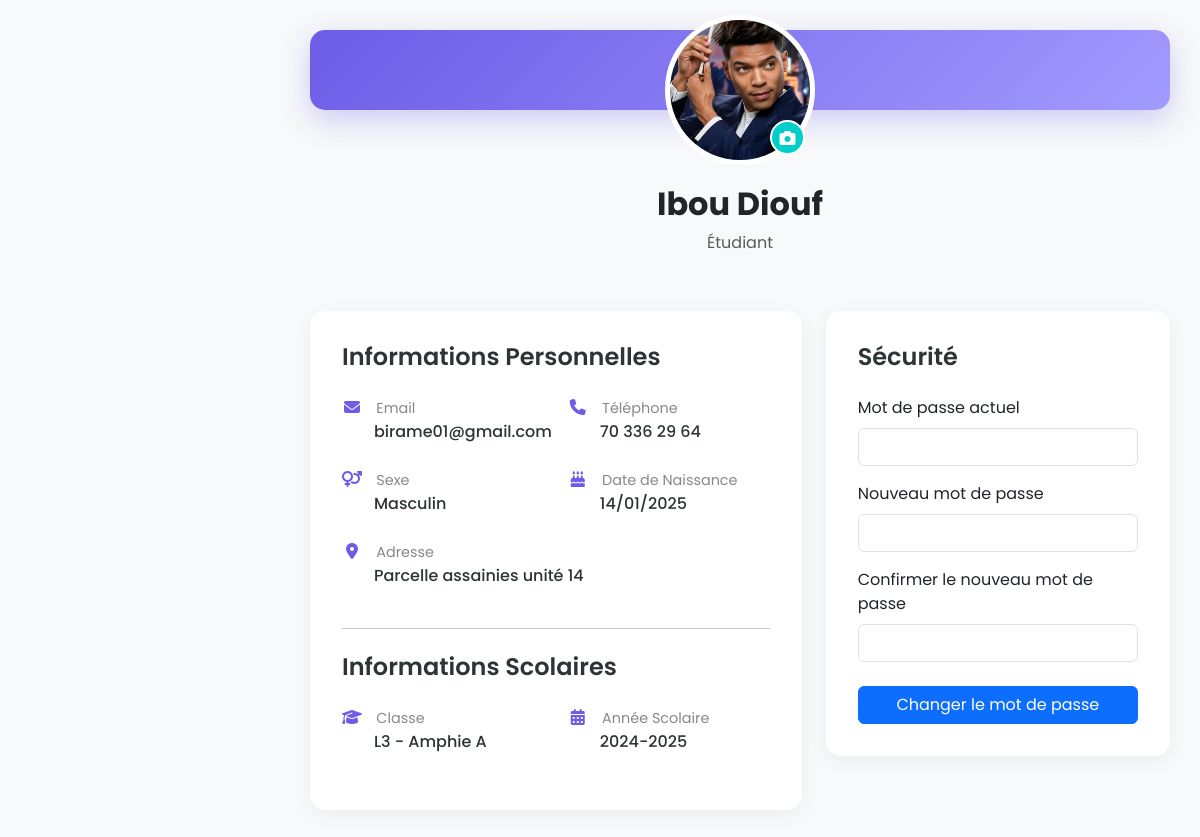
Screenshot of /etudiant/profiles.php (signed in) with the database file from the repository.
### tables this page shows
CREATE TABLE IF NOT EXISTS `utilisateurs` (
  `id` int NOT NULL AUTO_INCREMENT,
  `nom` varchar(50) NOT NULL,
  `prenom` varchar(50) DEFAULT NULL,
  `email` varchar(100) NOT NULL,
  `password` varchar(255) NOT NULL,
  `role` enum('admin','enseignant','etudiant') NOT NULL,
  `telephone` varchar(20) DEFAULT NULL,
  `adresse` text,
  `sexe` enum('M','F') DEFAULT NULL,
  `date_naissance` date DEFAULT NULL,
  `photo_profil` varchar(255) DEFAULT NULL,
  `specialite` varchar(100) DEFAULT NULL,
  `grade` varchar(50) DEFAULT NULL,
  `contrat` enum('titulaire','contractuel','vacataire') DEFAULT NULL,
  `groupe_sanguin` varchar(3) DEFAULT NULL,
  `statut` tinyint(1) DEFAULT '1',
  `created_at` datetime DEFAULT CURRENT_TIMESTAMP,
  `updated_at` datetime DEFAULT NULL ON UPDATE CURRENT_TIMESTAMP,
  PRIMARY KEY (`id`),
  UNIQUE KEY `email` (`email`)
);

CREATE TABLE IF NOT EXISTS `classes` (
  `id` int NOT NULL AUTO_INCREMENT,
  `nom` varchar(50) DEFAULT NULL,
  `niveau` varchar(50) DEFAULT NULL,
  `cycle_id` int DEFAULT NULL,
  `annee_id` int DEFAULT NULL,
  `responsable_id` int DEFAULT NULL,
  `capacite_max` int DEFAULT '30',
  PRIMARY KEY (`id`),
  KEY `cycle_id` (`cycle_id`),
  KEY `annee_id` (`annee_id`),
  KEY `responsable_id` (`responsable_id`)
);

CREATE TABLE IF NOT EXISTS `annees_scolaires` (
  `id` int NOT NULL AUTO_INCREMENT,
  `annee` varchar(20) NOT NULL,
  `date_debut` date DEFAULT NULL,
  `date_fin` date DEFAULT NULL,
  `statut` enum('planifie','en_cours','termine') DEFAULT 'planifie',
  PRIMARY KEY (`id`)
);

### etudiant/profiles.php (the view, shortened to what this page needs)
<?php
require_once '../config/db.php';
$etudiant_id = $_SESSION['user_id'];
try {
    $stmt = $pdo->prepare("
        SELECT u.*, c.nom AS classe_nom, c.niveau AS classe_niveau, a.annee AS annee_scolaire
        FROM utilisateurs u
        LEFT JOIN inscriptions i ON u.id = i.etudiant_id AND i.statut = 'actif'
        LEFT JOIN classes c ON i.classe_id = c.id
        LEFT JOIN annees_scolaires a ON i.annee_id = a.id AND a.statut = 'en_cours'
        WHERE u.id = ?
    ");
    $stmt->execute([$etudiant_id]);
    $etudiant = $stmt->fetch(PDO::FETCH_ASSOC);
} catch (PDOException $e) {
    die("Erreur de base de données : " . $e->getMessage());
}
?>
<!DOCTYPE html>
<html lang="fr">
<head>
    <link href="https://cdn.jsdelivr.net/npm/bootstrap@5.3.3/dist/css/bootstrap.min.css" rel="stylesheet">
    <link rel="stylesheet" href="https://cdnjs.cloudflare.com/ajax/libs/font-awesome/6.5.2/css/all.min.css">
</head>
<body>
    <main id="main-content">
        <div class="profile-picture-container">
            <img src="../<?= htmlspecialchars($etudiant['photo_profil'] ?? 'assets/img/profiles/default.png') ?>" alt="Photo de profil" class="profile-picture">
            <label for="photo_upload" class="upload-button"><i class="fas fa-camera"></i></label>
        </div>
        <div class="text-center">
            <h2 class="fw-bold"><?= htmlspecialchars($etudiant['prenom'] . ' ' . $etudiant['nom']) ?></h2>
            <p class="text-muted">Étudiant</p>
        </div>
        <div class="row mt-4">
            <div class="col-lg-7">
                <div class="profile-card">
                    <h4 class="section-title">Informations Personnelles</h4>
                    <div class="row">
                        <div class="col-md-6 info-group"><i class="fas fa-envelope"></i> <span class="info-label">Email</span><div class="info-value ps-4 ms-2"><?= htmlspecialchars($etudiant['email']) ?></div></div>
                        <div class="col-md-6 info-group"><i class="fas fa-phone"></i> <span class="info-label">Téléphone</span><div class="info-value ps-4 ms-2"><?= htmlspecialchars($etudiant['telephone'] ?? 'N/A') ?></div></div>
                        <div class="col-md-6 info-group"><i class="fas fa-venus-mars"></i> <span class="info-label">Sexe</span><div class="info-value ps-4 ms-2"><?= $etudiant['sexe'] === 'M' ? 'Masculin' : 'Féminin' ?></div></div>
                        <div class="col-md-6 info-group"><i class="fas fa-birthday-cake"></i> <span class="info-label">Date de Naissance</span><div class="info-value ps-4 ms-2"><?= date('d/m/Y', strtotime($etudiant['date_naissance'])) ?></div></div>
                        <div class="col-12 info-group"><i class="fas fa-map-marker-alt"></i> <span class="info-label">Adresse</span><div class="info-value ps-4 ms-2"><?= htmlspecialchars($etudiant['adresse'] ?? 'N/A') ?></div></div>
                    </div>
                     <hr>
                     <h4 class="section-title mt-4">Informations Scolaires</h4>
                     <div class="row">
                        <div class="col-md-6 info-group"><i class="fas fa-graduation-cap"></i> <span class="info-label">Classe</span><div class="info-value ps-4 ms-2"><?= htmlspecialchars($etudiant['classe_niveau'] . ' - ' . $etudiant['classe_nom'] ?? 'Non affecté') ?></div></div>
                        <div class="col-md-6 info-group"><i class="fas fa-calendar-alt"></i> <span class="info-label">Année Scolaire</span><div class="info-value ps-4 ms-2"><?= htmlspecialchars($etudiant['annee_scolaire'] ?? 'N/A') ?></div></div>
                    </div>
                </div>
            </div>
            <div class="col-lg-5">
                <div class="profile-card">
                    <h4 class="section-title">Sécurité</h4>
                    <form method="post">
                        <div class="mb-3">
                            <label for="current_password" class="form-label">Mot de passe actuel</label>
                            <input type="password" class="form-control" name="current_password" required>
                        </div>
                        <div class="mb-3">
                            <label for="new_password" class="form-label">Nouveau mot de passe</label>
                            <input type="password" class="form-control" name="new_password" required>
                        </div>
                         <div class="mb-3">
                            <label for="confirm_password" class="form-label">Confirmer le nouveau mot de passe</label>
                            <input type="password" class="form-control" name="confirm_password" required>
                        </div>
                        <button type="submit" class="btn btn-primary w-100 mt-2">Changer le mot de passe</button>
                    </form>
                </div>
            </div>
        </div>
    </main>
</body>
</html>

### etudiant/profiles.php (style rules this page uses)
:root { --primary: #6c5ce7; --primary-light: #a29bfe; --secondary: #00cec9; --dark: #2d3436; --light-bg: #f8f9fa; --white: #fff; }
body { font-family: 'Poppins', sans-serif; background-color: var(--light-bg); }
#main-content { margin-left: 280px; padding: 30px; }
.profile-picture-container { position: relative; width: 150px; height: 150px; margin: -95px auto 20px; border: 5px solid var(--white); border-radius: 50%; background-color: var(--light-bg); }
.profile-picture { width: 100%; height: 100%; border-radius: 50%; object-fit: cover; }
.upload-button { position: absolute; bottom: 5px; right: 5px; width: 35px; height: 35px; background-color: var(--secondary); color: var(--white); border-radius: 50%; border: 2px solid var(--white); display: flex; align-items: center; justify-content: center; cursor: pointer; transition: all 0.3s; }
.profile-card { background-color: var(--white); border-radius: 15px; padding: 2rem; box-shadow: 0 5px 20px rgba(0,0,0,0.05); margin-top: 2rem; }
.info-group { margin-bottom: 1.5rem; }
.info-group .info-label { font-size: 0.9rem; color: #888; margin-bottom: 5px; }
.info-group .info-value { font-weight: 500; color: var(--dark); }
.info-group i { color: var(--primary); margin-right: 10px; width: 20px; text-align: center; }
.section-title { font-weight: 600; color: var(--dark); margin-bottom: 1.5rem; }

### rows the page displays
utilisateurs: photo_profil (picture), prenom+nom "Ibou Diouf", email "birame01@gmail.com", telephone "70 336 29 64", date_naissance "14/01/2025", adresse "Parcelle assainies unité 14", classes.niveau+nom "L3 - Amphie A", annees_scolaires.annee "2024-2025"
